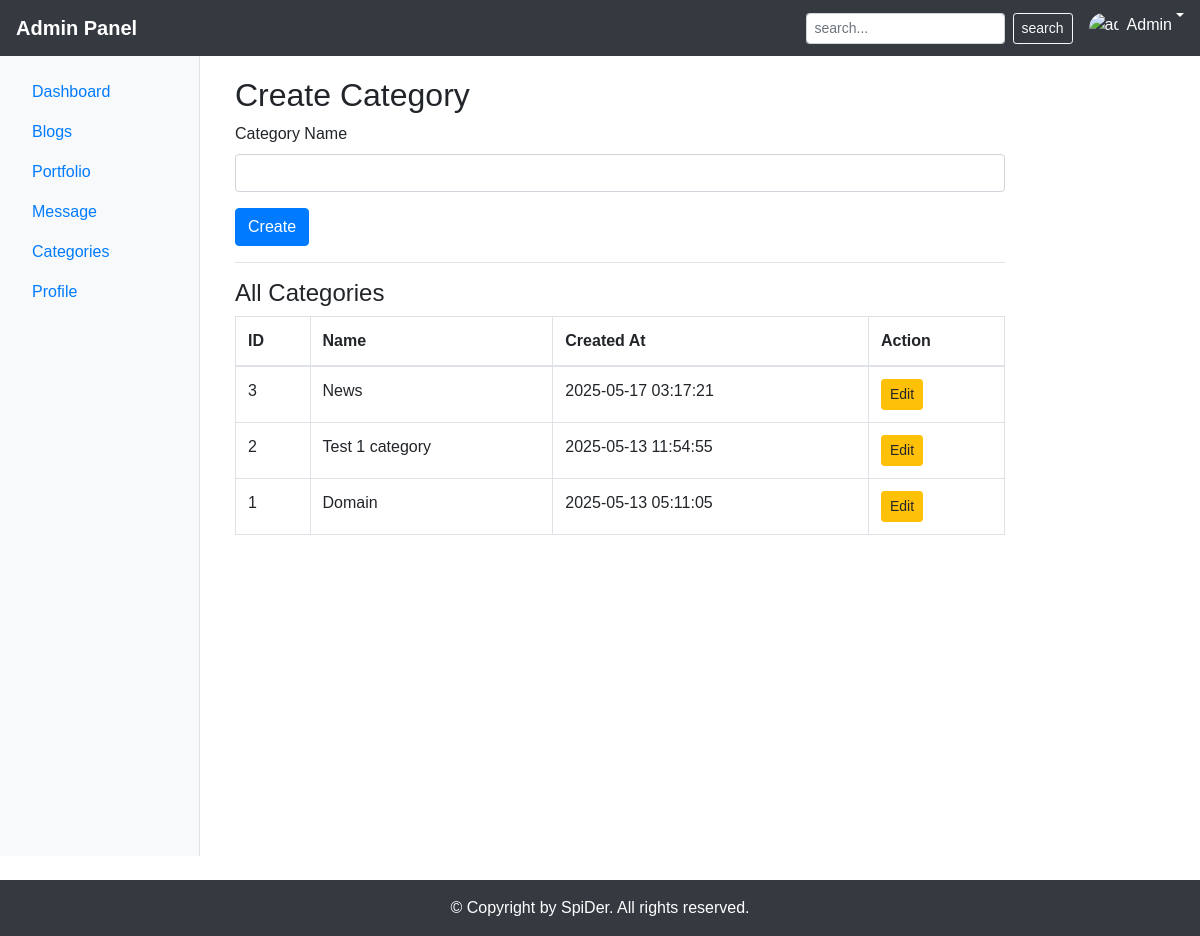
The app's page /admin/index.php?page=category (signed in) with its own data.
### tables this page shows
CREATE TABLE `category` (
  `id` int(11) NOT NULL,
  `cat_name` varchar(100) NOT NULL,
  `created_at` timestamp NOT NULL DEFAULT current_timestamp()
);

### admin/pages/category.php (the view, shortened to what this page needs)
<?php
try {
    $pdo = new USER();
    $pdo = $pdo->getConnection();
    $pdo->setAttribute(PDO::ATTR_ERRMODE, PDO::ERRMODE_EXCEPTION);
} catch (PDOException $e) {
    die("Database connection failed");
}
$errors = [];
$success = '';
$editMode = false;
$catName = '';
$categories = $pdo->query("SELECT * FROM category ORDER BY created_at DESC")->fetchAll(PDO::FETCH_ASSOC);
?>
    <div class="col-10">
        <h2><?= $editMode ? 'Update' : 'Create' ?> Category</h2><?php if (!empty($errors)): ?>
            <div class="alert alert-danger">
                <ul>
                    <?php foreach ($errors as $err): ?>
                        <li><?= htmlspecialchars($err) ?></li>
                    <?php endforeach; ?>
                </ul>
            </div>
        <?php elseif ($success): ?>
            <div class="alert alert-success"><?= htmlspecialchars($success) ?></div>
        <?php endif; ?>
        <form method="POST" action="">
            <div class="mb-3">
                <label for="cat_name" class="form-label">Category Name</label>
                <input type="text" class="form-control" name="cat_name" id="cat_name" value="<?= htmlspecialchars($catName) ?>" required>
            </div>
            <button type="submit" class="btn btn-<?= $editMode ? 'warning' : 'primary' ?>">
                <?= $editMode ? 'Update' : 'Create' ?>
            </button>
        </form>
        <hr>
        <h4>All Categories</h4>
        <table class="table table-bordered">
            <thead>
                <tr>
                    <th>ID</th>
                    <th>Name</th>
                    <th>Created At</th>
                    <th>Action</th>
                </tr>
            </thead>
            <tbody>
                <?php foreach ($categories as $cat): ?>
                    <tr>
                        <td><?= $cat['id'] ?></td>
                        <td><?= htmlspecialchars($cat['cat_name']) ?></td>
                        <td><?= $cat['created_at'] ?></td>
                        <td>
                            <a href="?edit=<?= $cat['id'] ?>" class="btn btn-sm btn-warning">Edit</a>
                        </td>
                    </tr>
                <?php endforeach; ?>
            </tbody>
        </table>
    </div>

### admin/includes/header.php (style rules this page uses)
body { font-family: 'Arial', sans-serif; }

### records on screen
category: id "3", cat_name "News", created_at "2025-05-17 03:17:21"
category: id "2", cat_name "Test 1 category", created_at "2025-05-13 11:54:55"
category: id "1", cat_name "Domain", created_at "2025-05-13 05:11:05"
